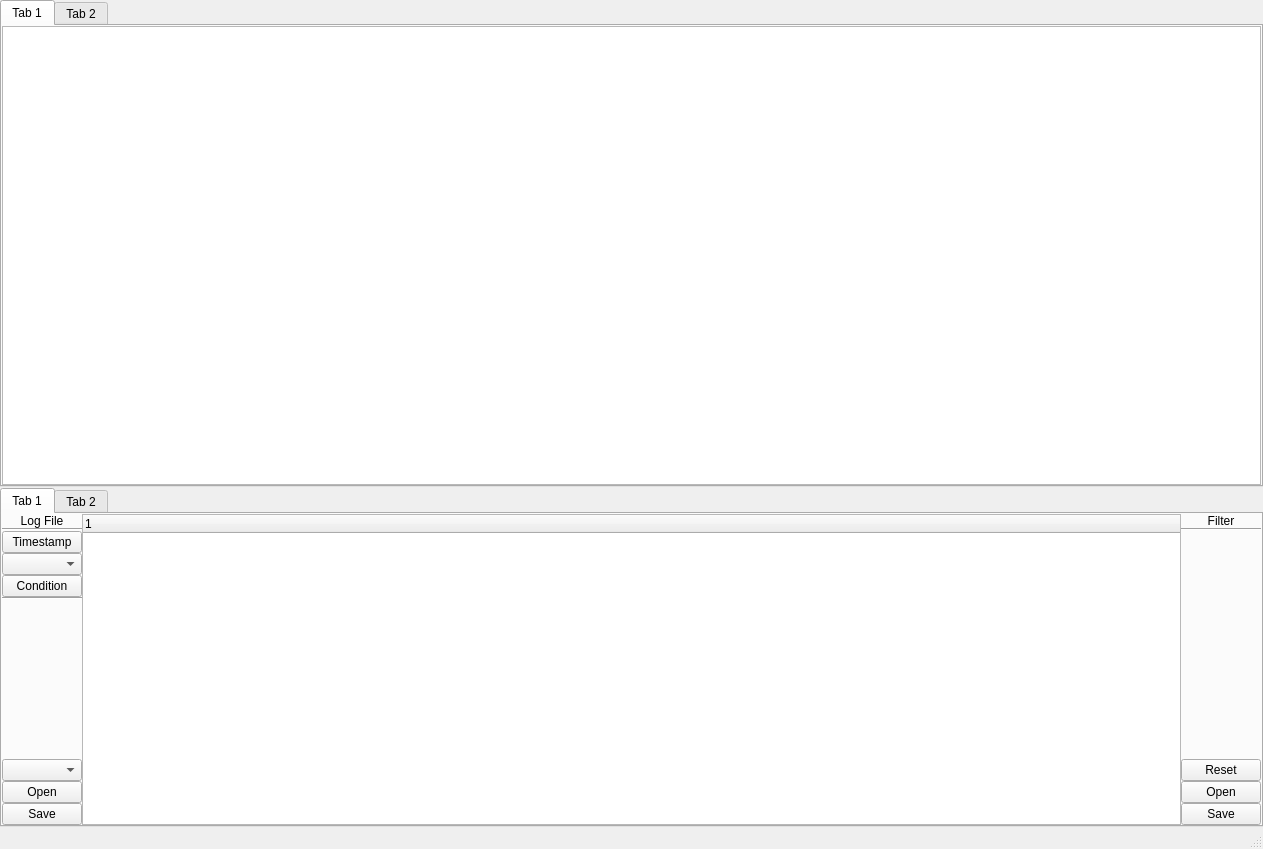
<?xml version="1.0" encoding="UTF-8"?>
<ui version="4.0">
 <class>MainWindow</class>
 <widget class="QMainWindow" name="MainWindow">
  <property name="geometry">
   <rect>
    <x>0</x>
    <y>0</y>
    <width>1263</width>
    <height>849</height>
   </rect>
  </property>
  <property name="windowTitle">
   <string>MainWindow</string>
  </property>
  <widget class="QWidget" name="centralwidget">
   <property name="sizePolicy">
    <sizepolicy hsizetype="Maximum" vsizetype="Maximum">
     <horstretch>0</horstretch>
     <verstretch>0</verstretch>
    </sizepolicy>
   </property>
   <layout class="QVBoxLayout" name="ctrlwdgVertLayout">
    <property name="spacing">
     <number>0</number>
    </property>
    <property name="leftMargin">
     <number>0</number>
    </property>
    <property name="topMargin">
     <number>0</number>
    </property>
    <property name="rightMargin">
     <number>0</number>
    </property>
    <property name="bottomMargin">
     <number>0</number>
    </property>
    <item>
     <widget class="QSplitter" name="splitter">
      <property name="sizePolicy">
       <sizepolicy hsizetype="Preferred" vsizetype="Expanding">
        <horstretch>0</horstretch>
        <verstretch>0</verstretch>
       </sizepolicy>
      </property>
      <property name="orientation">
       <enum>Qt::Vertical</enum>
      </property>
      <property name="handleWidth">
       <number>1</number>
      </property>
      <widget class="QTabWidget" name="tabWidgetUp">
       <property name="sizePolicy">
        <sizepolicy hsizetype="Preferred" vsizetype="Expanding">
         <horstretch>0</horstretch>
         <verstretch>0</verstretch>
        </sizepolicy>
       </property>
       <widget class="QWidget" name="tab">
        <attribute name="title">
         <string>Tab 1</string>
        </attribute>
        <layout class="QHBoxLayout" name="horizontalLayout_2">
         <property name="spacing">
          <number>0</number>
         </property>
         <property name="leftMargin">
          <number>0</number>
         </property>
         <property name="topMargin">
          <number>0</number>
         </property>
         <property name="rightMargin">
          <number>0</number>
         </property>
         <property name="bottomMargin">
          <number>0</number>
         </property>
         <item>
          <widget class="QTableView" name="tableView">
           <property name="minimumSize">
            <size>
             <width>0</width>
             <height>300</height>
            </size>
           </property>
          </widget>
         </item>
        </layout>
       </widget>
       <widget class="QWidget" name="tab_2">
        <attribute name="title">
         <string>Tab 2</string>
        </attribute>
       </widget>
      </widget>
      <widget class="QTabWidget" name="tabWidgetDown">
       <property name="sizePolicy">
        <sizepolicy hsizetype="Expanding" vsizetype="Preferred">
         <horstretch>0</horstretch>
         <verstretch>0</verstretch>
        </sizepolicy>
       </property>
       <property name="currentIndex">
        <number>0</number>
       </property>
       <widget class="QWidget" name="tab_d_filter">
        <attribute name="title">
         <string>Tab 1</string>
        </attribute>
        <layout class="QHBoxLayout" name="horizontalLayout">
         <property name="spacing">
          <number>0</number>
         </property>
         <property name="leftMargin">
          <number>0</number>
         </property>
         <property name="topMargin">
          <number>0</number>
         </property>
         <property name="rightMargin">
          <number>0</number>
         </property>
         <property name="bottomMargin">
          <number>0</number>
         </property>
         <item>
          <layout class="QVBoxLayout" name="verticalLayout">
           <item>
            <widget class="QLabel" name="label">
             <property name="sizePolicy">
              <sizepolicy hsizetype="Minimum" vsizetype="Minimum">
               <horstretch>0</horstretch>
               <verstretch>0</verstretch>
              </sizepolicy>
             </property>
             <property name="text">
              <string>Log File</string>
             </property>
             <property name="alignment">
              <set>Qt::AlignCenter</set>
             </property>
            </widget>
           </item>
           <item>
            <widget class="Line" name="line">
             <property name="orientation">
              <enum>Qt::Horizontal</enum>
             </property>
            </widget>
           </item>
           <item>
            <widget class="QPushButton" name="pbTimestampFmt">
             <property name="text">
              <string>Timestamp</string>
             </property>
            </widget>
           </item>
           <item>
            <widget class="QComboBox" name="cbLogLevel"/>
           </item>
           <item>
            <widget class="QPushButton" name="pbConditionCombo">
             <property name="text">
              <string>Condition</string>
             </property>
            </widget>
           </item>
           <item>
            <widget class="Line" name="line_3">
             <property name="orientation">
              <enum>Qt::Horizontal</enum>
             </property>
            </widget>
           </item>
           <item>
            <spacer name="verticalSpacer">
             <property name="orientation">
              <enum>Qt::Vertical</enum>
             </property>
             <property name="sizeHint" stdset="0">
              <size>
               <width>20</width>
               <height>40</height>
              </size>
             </property>
            </spacer>
           </item>
           <item>
            <widget class="QComboBox" name="cbFileFormat"/>
           </item>
           <item>
            <widget class="QPushButton" name="pbLogOpen">
             <property name="text">
              <string>Open</string>
             </property>
            </widget>
           </item>
           <item>
            <widget class="QPushButton" name="pbLogSave">
             <property name="text">
              <string>Save</string>
             </property>
            </widget>
           </item>
          </layout>
         </item>
         <item>
          <widget class="QTreeWidget" name="treeWidget">
           <property name="sizePolicy">
            <sizepolicy hsizetype="Expanding" vsizetype="Expanding">
             <horstretch>0</horstretch>
             <verstretch>0</verstretch>
            </sizepolicy>
           </property>
           <property name="minimumSize">
            <size>
             <width>0</width>
             <height>200</height>
            </size>
           </property>
           <column>
            <property name="text">
             <string notr="true">1</string>
            </property>
           </column>
          </widget>
         </item>
         <item>
          <layout class="QVBoxLayout" name="verticalLayout_2">
           <item>
            <widget class="QLabel" name="label_2">
             <property name="text">
              <string>Filter</string>
             </property>
             <property name="alignment">
              <set>Qt::AlignCenter</set>
             </property>
            </widget>
           </item>
           <item>
            <widget class="Line" name="line_2">
             <property name="orientation">
              <enum>Qt::Horizontal</enum>
             </property>
            </widget>
           </item>
           <item>
            <spacer name="verticalSpacer_2">
             <property name="orientation">
              <enum>Qt::Vertical</enum>
             </property>
             <property name="sizeHint" stdset="0">
              <size>
               <width>20</width>
               <height>40</height>
              </size>
             </property>
            </spacer>
           </item>
           <item>
            <widget class="QPushButton" name="pbFilterReset">
             <property name="text">
              <string>Reset</string>
             </property>
            </widget>
           </item>
           <item>
            <widget class="QPushButton" name="pbFilterOpen">
             <property name="text">
              <string>Open</string>
             </property>
            </widget>
           </item>
           <item>
            <widget class="QPushButton" name="pbFilterSave">
             <property name="text">
              <string>Save</string>
             </property>
            </widget>
           </item>
          </layout>
         </item>
        </layout>
       </widget>
       <widget class="QWidget" name="tab_4">
        <attribute name="title">
         <string>Tab 2</string>
        </attribute>
       </widget>
      </widget>
     </widget>
    </item>
   </layout>
  </widget>
  <widget class="QStatusBar" name="statusbar"/>
 </widget>
 <resources/>
 <connections/>
</ui>
